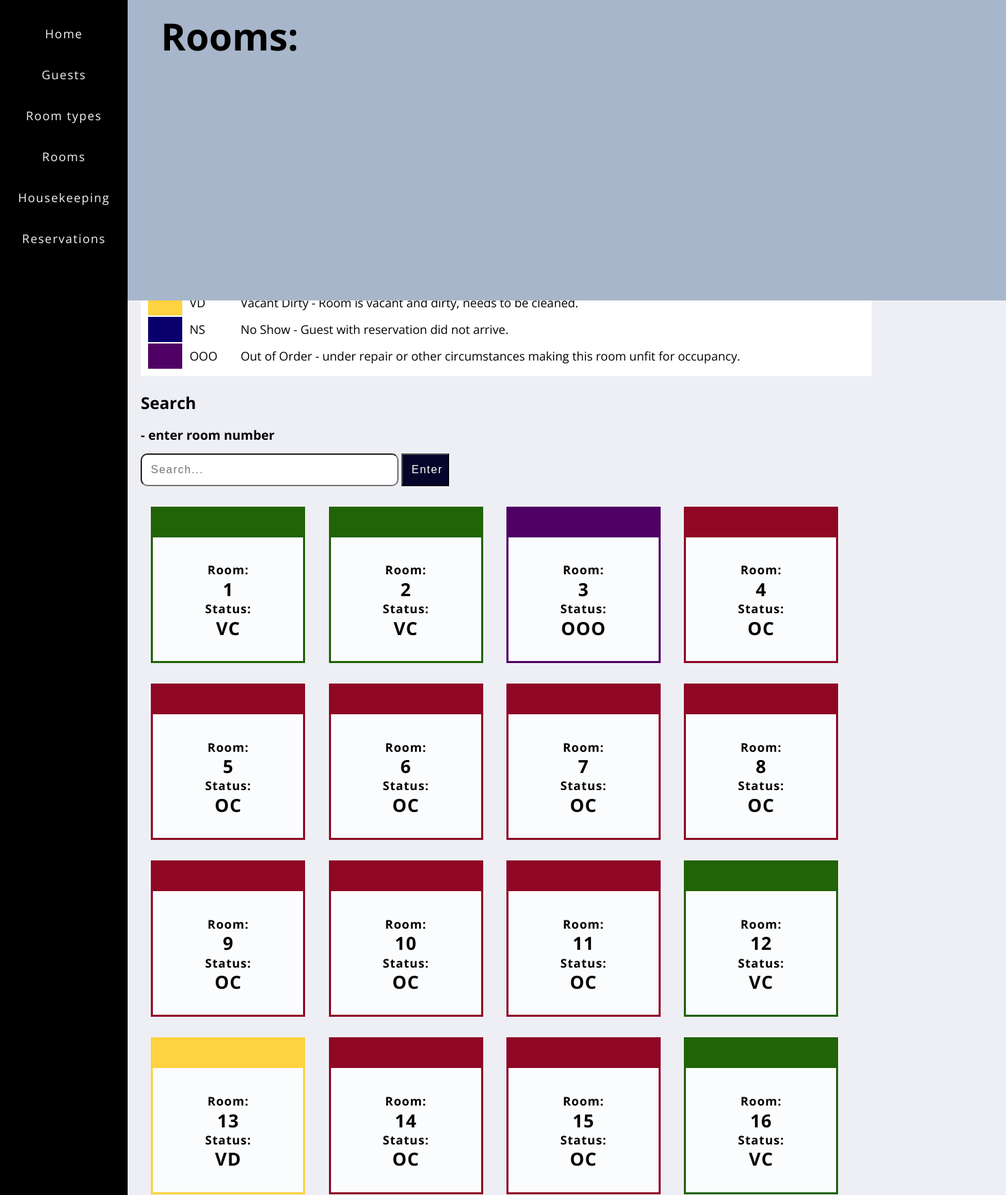
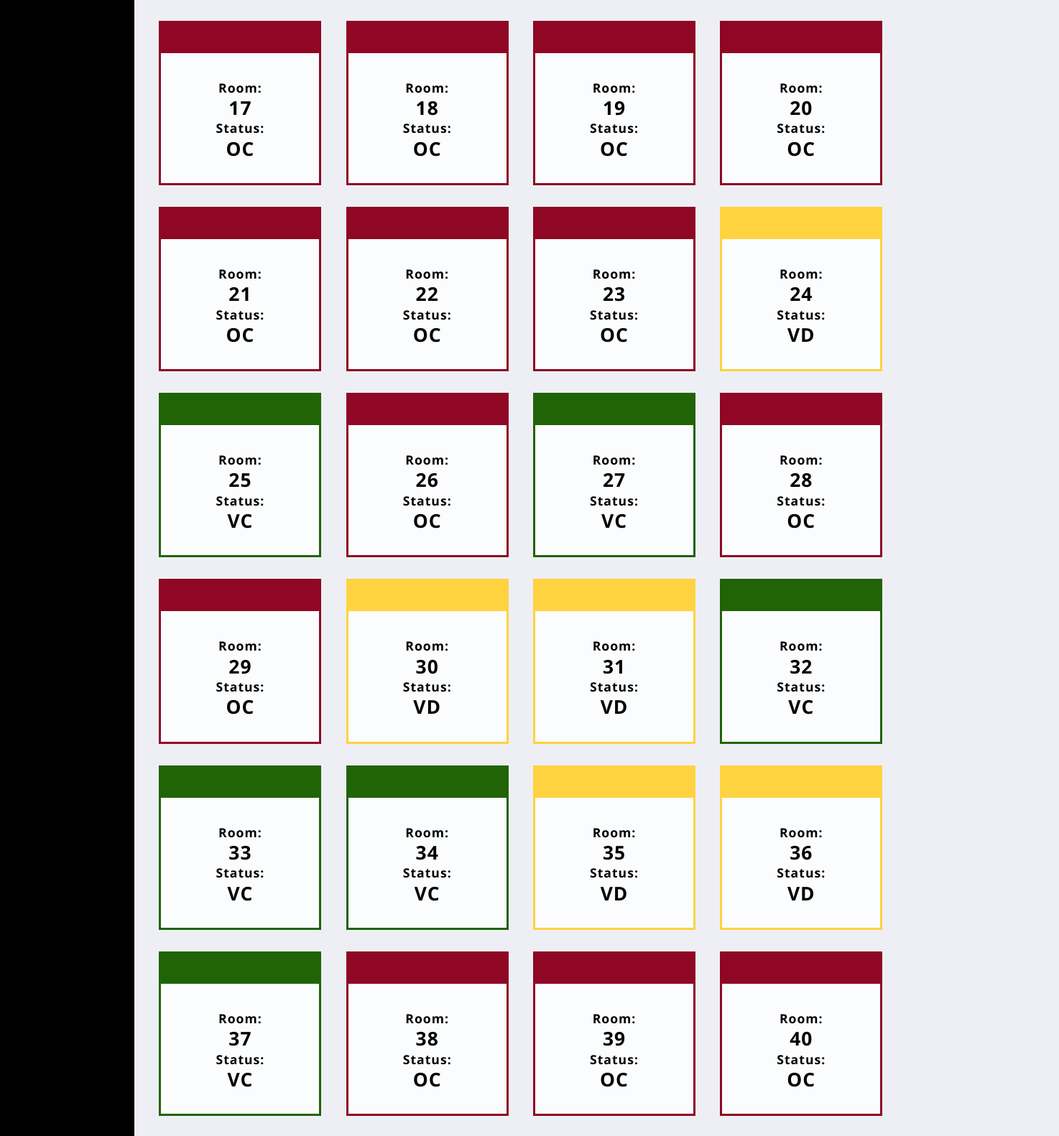
The app's page /Rooms (upper part) with its own data (2 pictures, top to bottom).
### tables this page shows
CREATE TABLE STATUS (status_code TEXT PRIMARY KEY, status TEXT);

CREATE TABLE ROOMS (room_num INTEGER PRIMARY KEY, room_type_id INTEGER REFERENCES ROOM_TYPES (room_type_id), status_code TEXT REFERENCES STATUS (status_code), housekeeping_code TEXT REFERENCES HOUSEKEEPINGS (housekeeping_code));

### app.py (the view)
@app.route("/Rooms")
def rooms():
    db = get_db()
    get_room = db.cursor()
    statuses = get_room.execute("SELECT * FROM STATUS").fetchall()
    VC_rooms = get_room.execute("SELECT COUNT(room_num) FROM ROOMS WHERE status_code = 'VC'").fetchall()
    VD_rooms = get_room.execute("SELECT COUNT(room_num) FROM ROOMS WHERE status_code = 'VD'").fetchall()
    OC_rooms = get_room.execute("SELECT COUNT(room_num) FROM ROOMS WHERE status_code = 'OC'").fetchall()
    NS_rooms = get_room.execute("SELECT COUNT(room_num) FROM ROOMS WHERE status_code = 'NS'").fetchall()
    OOO_rooms = get_room.execute("SELECT COUNT(room_num) FROM ROOMS WHERE status_code = 'OOO'").fetchall()
    roominfo = []
    rooms = get_room.execute('SELECT room_num, status_code, room_type_id FROM ROOMS').fetchall()
    for ii in rooms:
        rmtype = get_room.execute("SELECT * FROM ROOM_TYPES WHERE room_type_id = '" +(str(ii[2]))+ "'").fetchall()
        rmres = get_room.execute("SELECT reservation_id FROM ROOMS_RESERVATIONS WHERE room_num = '" +(str(ii[0]))+ "'").fetchall()
        r_list = []
        for r in rmres:
            r_list.append(r[0])
        roominfo.append((ii[0],ii[1],rmtype[0][1],r_list))
    return render_template("rooms.html", statuses=statuses, roominfo=roominfo, VC_rooms=VC_rooms[0][0], VD_rooms=VD_rooms[0][0], OC_rooms=OC_rooms[0][0], NS_rooms=NS_rooms[0][0], OOO_rooms=OOO_rooms[0][0])

### app.py (called while the page is built)
def get_db():
    if "db" not in g:
        g.db = sqlite3.connect(DATABASE)
        g.db.row_factory = sqlite3.Row
    return g.db

### Templates/rooms.html (shortened to what this page needs)
{% extends "layout.html" %}
{% block body %}
    <link rel="stylesheet" href= "{{url_for('static', filename='room.css')}}">
    <h1> Rooms:</h1>
    <body>
    <div class="box">
    <div>
    </div>
    <div style ="padding: 5px;">
      <h3 style ="color: rgb(255, 210, 63); background-color : black; padding: 15px;"> Dirty Vacant: </h3>
    </div>
    <div>
    </div>
    <div>
    </div>
    <div>
    </div>
    </div>
    <table>
        <thead>
            <tr>
                <th>Status Code</th>
                <th>Description</th>
            </tr>
        </thead>
        <tbody>
        {% for status in statuses %}
        <tr>
        <td class = " color_block {{status[0]}}_color"> {{status[0]}} </td>
        <td> {{status[1]}} </td>
        {% endfor %}
        </tr>
        <br>
    </table></br>
      <h2 class = "normal"> Search </h2> <h3>- enter room number</h3>
      <form action = "/foundrooms" method = "post">
          <input class ="search_bar" type="text" name = "userinput2" placeholder="Search...">
          <input class ="search_button" type="submit" value = "Enter">
      </form>
    {% for roominfos in roominfo %}
    <tr>
        <div class="room_block {{ roominfos[1] }}_color moreinfo" roomtype="{{ roominfos[2] }}" reservations ="{{ roominfos[3] }}">
          <h4>Room:</h4>
          <h2>{{ roominfos[0] }}</h2>
          <h4>Status:</h4>
          <h2>{{ roominfos[1] }}</h2>
        </div>
    </tr>
      {% endfor %}
    </body>
{% endblock %}

### static/layout.css (style rules this page uses)
body { margin-top: 10%; margin-left: 14%; background-color: rgb(238, 239, 245); font-family: 'Open Sans'; }
h1 { font-family: 'Open Sans'; font-weight: bolder; padding : 1% 6%; font-size: 55px; width: 100%; height:10%; background-color: rgb(167, 182, 202); top: 0; left: 10%; margin: 0; position: absolute; }
input { padding: 1% ; font-size: 100%; box-sizing: border-box; letter-spacing: 1.5px; }
.search_bar { width: 30%; margin: 15px 0; border-radius: 10px; }
.search_button { background-color: rgb(5, 5, 43); color: white; width: 70px; text-align: center; }
h3 { margin-bottom: 0px }
.normal { margin: 0; padding: 0; text-decoration:none; }

### static/room.css (style rules this page uses)
.box { margin-left: 0.1%; background: none; width: 90%; height: auto; padding: 0; display: flex; border:solid; border-collapse: collapse; }
div { color:rgb(29, 40, 50); letter-spacing: 1px; font-size: 110%; background-color: rgba(255, 255, 255, 0.801); display: inline-block; padding: 20px 3px; width: 22.5%; height: 20%; text-align: center; border-right: solid; border-width : 1.5px; border-color: rgb(158, 158, 158); line-height: 3%; }
body { margin-top:10%; }
.moreinfo:after { content: "Room Type: " attr(roomtype) ", Reservation: " attr(reservations); display: none; position: absolute; background-color: rgb(0, 0, 0); border: 2px solid black; padding: 0.7%; font-size: 14px; color: rgb(255, 255, 255); }
.room_block { display: inline-block; border: solid; border-top-width :45px; width:17%; height: 25%; color: rgb(0, 0, 0); margin: 15px; }
.color_block { border-left: solid; border-width: 50px; padding-left: 1%; }
.VC_color { border-color: rgb(33, 99, 7); }
.OC_color { border-color: rgb(143, 7, 36); }
.VD_color { border-color: rgb(255, 210, 63); }
.OOO_color { border-color: rgb(79, 0, 100); }
.NS_color { border-color: rgb(9, 0, 108); }
table { background-color: rgb(255, 255, 255); width: 85%; padding: 0.7%; font-size: 110%; line-height: 35px; }
th { border-bottom: solid; border-width: 1px; }
h4 { font-weight: bolder; }
h2, h4 { margin: 13%; }

### records on screen
STATUS: status_code "VD", status "Vacant Dirty - Room is vacant and dirty, needs to be cleaned."
STATUS: status_code "NS", status "No Show - Guest with reservation did not arrive."
STATUS: status_code "OOO", status "Out of Order - under repair or other circumstances making this room unfit for occupancy."
ROOMS: status_code "VC"
ROOMS: status_code "VC"
ROOMS: status_code "OOO"
ROOMS: status_code "OC"
ROOMS: status_code "OC"
ROOMS: status_code "OC"
ROOMS: status_code "OC"
ROOMS: status_code "OC"
ROOMS: status_code "OC"
ROOMS: status_code "OC"
ROOMS: status_code "OC"
ROOMS: status_code "VC"
ROOMS: status_code "VD"
ROOMS: status_code "OC"
ROOMS: status_code "OC"
ROOMS: status_code "VC"
ROOMS: status_code "OC"
ROOMS: status_code "OC"
ROOMS: status_code "OC"
ROOMS: status_code "OC"
ROOMS: status_code "OC"
ROOMS: status_code "OC"
ROOMS: status_code "OC"
ROOMS: status_code "VD"
ROOMS: status_code "VC"
ROOMS: status_code "OC"
ROOMS: status_code "VC"
ROOMS: status_code "OC"
ROOMS: status_code "OC"
ROOMS: status_code "VD"
ROOMS: status_code "VD"
ROOMS: status_code "VC"
ROOMS: status_code "VC"
ROOMS: status_code "VC"
ROOMS: status_code "VD"
ROOMS: status_code "VD"
ROOMS: status_code "VC"
ROOMS: status_code "OC"
ROOMS: status_code "OC"
ROOMS: status_code "OC"

### other values on screen
{{ roominfos[0] }} "1" "2" "3" "4" "5" "6" "7" "8" "9" "10" "11" "12" "13" "14" "15" "16" "17" "18" "19" "20" "21" "22" "23" "24" "25" "26" "27" "28" "29" "30" "31" "32" "33" "34" "35" "36" "37" "38" "39" "40"
